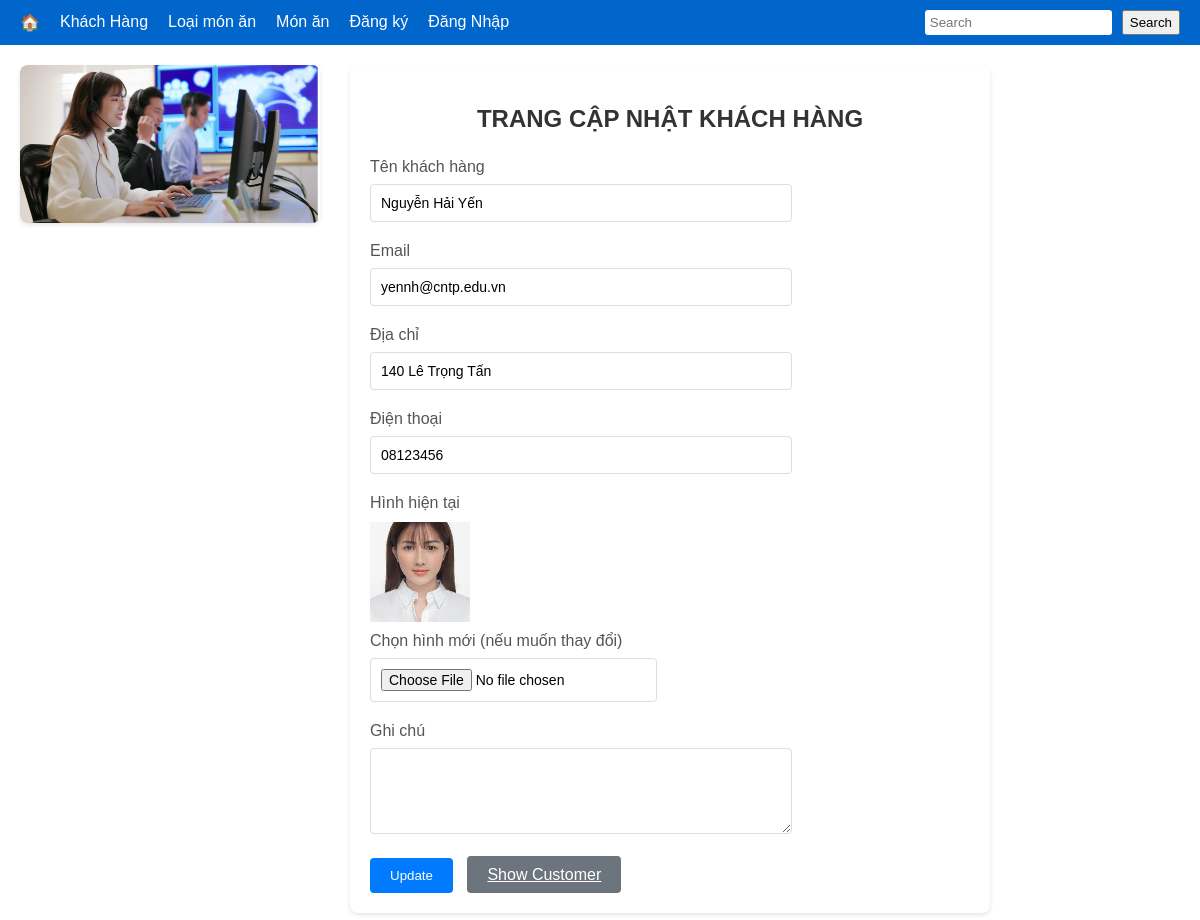
The app's page /C3/quan_ly_kh/UpdateCustomer.php?id=1 with its own data.
### tables this page shows
CREATE TABLE `khach_hang` (
  `ma_khach_hang` int(11) NOT NULL,
  `ten_khach_hang` varchar(100) NOT NULL,
  `email` varchar(50) NOT NULL,
  `dia_chi` varchar(100) NOT NULL,
  `dien_thoai` varchar(20) NOT NULL,
  `hinh` varchar(100) NOT NULL,
  `ghi_chu` varchar(200) NOT NULL
);

### C3/quan_ly_kh/UpdateCustomer.php (the view, shortened to what this page needs)
<?php
$dbname = "ql_nha_hang";
$driver = "mysql:host=localhost;dbname=$dbname";
$username = "root";
$password = "";
try {
    $pdo = new PDO($driver, $username, $password);
    if (isset($_GET['id'])) {
        $stmt = $pdo->prepare("SELECT * FROM khach_hang WHERE ma_khach_hang = ?");
        $stmt->execute([$_GET['id']]);
        $customer = $stmt->fetch(PDO::FETCH_ASSOC);
    } else {
        header("Location: ShowCustomer.php");
        exit();
    }
} catch (PDOException $e) {
    $message = "Lỗi kết nối: " . $e->getMessage();
    $messageType = "error";
}
?>
<!DOCTYPE html>
<html lang="en">
<head>
</head>
<body>
    <div class="header">
        <div class="nav-links">
            <a href="#">🏠</a>
            <a href="#">Khách Hàng</a>
            <a href="#">Loại món ăn</a>
            <a href="#">Món ăn</a>
            <a href="#">Đăng ký</a>
            <a href="#">Đăng Nhập</a>
        </div>
        <div class="search-box">
            <input type="text" placeholder="Search">
            <button>Search</button>
        </div>
    </div>
    <div class="container">
        <div class="image-section">
            <img src="../images/customer-service.jpg" alt="Customer Service" style="max-width: 100%;">
        </div>
        <div class="form-section">
            <h2>TRANG CẬP NHẬT KHÁCH HÀNG</h2>
            <form id="customerForm" method="POST" enctype="multipart/form-data" onsubmit="return validateForm()">
                <div class="form-group">
                    <label>Tên khách hàng</label>
                    <input type="text" name="ten_khach_hang" id="ten_khach_hang"
                        value="<?php echo htmlspecialchars($customer['ten_khach_hang']); ?>">
                </div>
                <div class="form-group">
                    <label>Email</label>
                    <input type="email" name="email" id="email"
                        value="<?php echo htmlspecialchars($customer['email']); ?>">
                </div>
                <div class="form-group">
                    <label>Địa chỉ</label>
                    <input type="text" name="dia_chi" id="dia_chi"
                        value="<?php echo htmlspecialchars($customer['dia_chi']); ?>">
                </div>
                <div class="form-group">
                    <label>Điện thoại</label>
                    <input type="text" name="dien_thoai" id="dien_thoai"
                        value="<?php echo htmlspecialchars($customer['dien_thoai']); ?>">
                </div>
                <div class="form-group">
                    <label>Hình hiện tại</label>
                    <?php if ($customer['hinh']): ?>
                        <img src="../images/khach_hang/<?php echo htmlspecialchars($customer['hinh']); ?>"
                            alt="Current Image"
                            style="width: 100px; height: 100px; object-fit: cover; display: block; margin: 10px 0;">
                    <?php endif; ?>
                    <label>Chọn hình mới (nếu muốn thay đổi)</label>
                    <input type="file" name="hinh" id="hinh">
                </div>
                <div class="form-group">
                    <label>Ghi chú</label>
                    <textarea name="ghi_chu" id="ghi_chu"
                        rows="4"><?php echo htmlspecialchars($customer['ghi_chu']); ?></textarea>
                </div>
                <div class="buttons">
                    <button type="submit" class="btn btn-create">Update</button>
                    <a href="ShowCustomer.php" class="btn btn-show">Show Customer</a>
                </div>
            </form>
        </div>
    </div>
</body>
</html>

### C3/quan_ly_kh/UpdateCustomer.php (style rules this page uses)
body { font-family: Arial, sans-serif; margin: 0; padding: 0; }
.header { background-color: #0066cc; padding: 10px 20px; display: flex; align-items: center; justify-content: space-between; }
.nav-links { display: flex; gap: 20px; }
.nav-links a { color: white; text-decoration: none; }
.search-box { display: flex; gap: 10px; }
.search-box input { padding: 5px; border: none; border-radius: 3px; }
.container { display: flex; margin: 20px auto; gap: 30px; max-width: 1200px; padding: 0 20px; }
.image-section { flex: 0 0 300px; }
.image-section img { max-width: 100%; height: auto; border-radius: 8px; box-shadow: 0 2px 4px rgba(0, 0, 0, 0.1); }
.form-section { flex: 1; max-width: 600px; background: #fff; padding: 20px; border-radius: 8px; box-shadow: 0 2px 4px rgba(0, 0, 0, 0.1); }
h2 { color: #333; margin-bottom: 25px; text-align: center; }
.form-group { margin-bottom: 20px; }
.form-group label { display: block; margin-bottom: 8px; color: #555; font-weight: 500; }
.form-group input, .form-group textarea { width: 100%; max-width: 400px; padding: 10px; border: 1px solid #ddd; border-radius: 4px; font-size: 14px; }
.form-group input[type="file"] { width: auto; }
.buttons { margin-top: 20px; }
.btn { padding: 10px 20px; border: none; border-radius: 4px; cursor: pointer; margin-right: 10px; }
.btn-create { background-color: #007bff; color: white; }
.btn-show { background-color: #6c757d; color: white; }

### records on screen
khach_hang: ten_khach_hang "Nguyễn Hải Yến", email "yennh@cntp.edu.vn", dia_chi "140 Lê Trọng Tấn", dien_thoai "08123456", hinh (picture)
